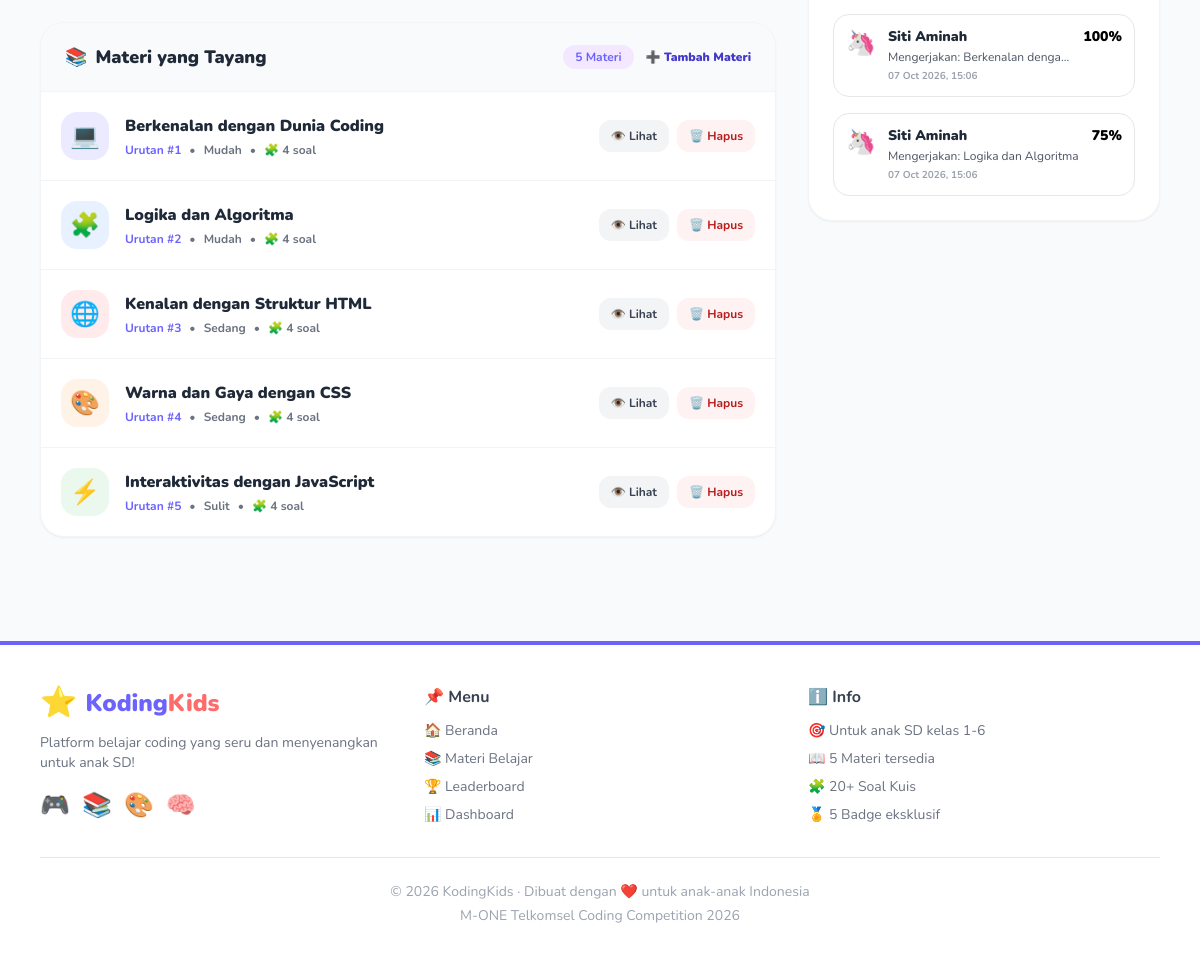
Page /pages/guru.php (signed in, lower part) on the earlier database version.
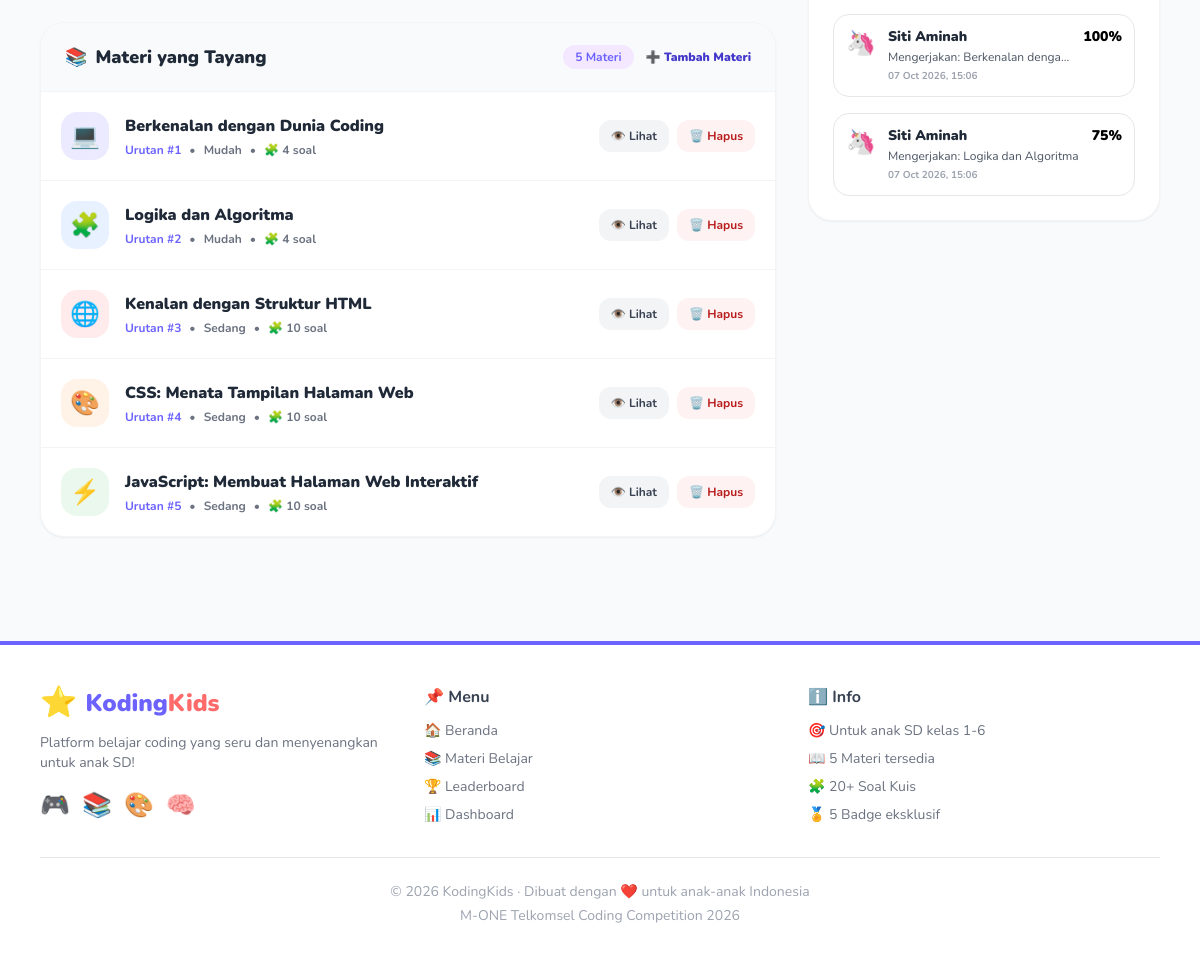
Same page on the later database version.
### tables this page shows
CREATE TABLE IF NOT EXISTS `materi` (
    `id` INT UNSIGNED AUTO_INCREMENT PRIMARY KEY,
    `judul` VARCHAR(150) NOT NULL,
    `deskripsi` VARCHAR(255) NOT NULL,
    `level` ENUM('Mudah', 'Sedang', 'Sulit') NOT NULL DEFAULT 'Mudah',
    `durasi` TINYINT UNSIGNED NOT NULL DEFAULT 10,
    `icon` VARCHAR(20) NOT NULL DEFAULT '💻',
    `warna` VARCHAR(20) NOT NULL DEFAULT '#6C63FF',
    `konten` LONGTEXT NOT NULL,
    `urutan` INT NOT NULL DEFAULT 1,
    `created_at` TIMESTAMP NOT NULL DEFAULT CURRENT_TIMESTAMP
);

CREATE TABLE IF NOT EXISTS `nilai_kuis` (
    `id` INT UNSIGNED AUTO_INCREMENT PRIMARY KEY,
    `user_id` INT UNSIGNED NOT NULL,
    `materi_id` INT UNSIGNED NOT NULL,
    `skor` INT NOT NULL DEFAULT 0,
    `total_soal` INT NOT NULL DEFAULT 0,
    `created_at` TIMESTAMP NOT NULL DEFAULT CURRENT_TIMESTAMP,
    CONSTRAINT `fk_nilai_user` FOREIGN KEY (`user_id`) REFERENCES `users` (`id`) ON DELETE CASCADE,
    CONSTRAINT `fk_nilai_materi` FOREIGN KEY (`materi_id`) REFERENCES `materi` (`id`) ON DELETE CASCADE
);

CREATE TABLE IF NOT EXISTS `users` (
    `id` INT UNSIGNED AUTO_INCREMENT PRIMARY KEY,
    `nama` VARCHAR(100) NOT NULL,
    `username` VARCHAR(50) NOT NULL UNIQUE,
    `email` VARCHAR(100) NOT NULL UNIQUE,
    `password` VARCHAR(255) NOT NULL,
    `avatar` LONGTEXT NOT NULL DEFAULT '🐱',
    `role` ENUM('siswa', 'guru', 'admin') NOT NULL DEFAULT 'siswa',
    `poin` INT NOT NULL DEFAULT 0,
    `created_at` TIMESTAMP NOT NULL DEFAULT CURRENT_TIMESTAMP
);

### config/db.php (called while the page is built, shortened)
<?php
function renderAvatar($avatar, $size = '1em') {
    return $avatar;
}
?>

### pages/guru.php (the view, shortened to what this page needs)
<?php
require_once '../config/db.php';
$role_stmt = $conn->prepare('SELECT role FROM users WHERE id = ? LIMIT 1');
$role_stmt->bind_param('i', $_SESSION['user_id']);
$role_stmt->execute();
$role_result = $role_stmt->get_result();
$current_user = $role_result->fetch_assoc();
$user_role = strtolower((string) $current_user['role']);
$can_manage_materi = in_array($user_role, ['guru', 'admin'], true);
$items_per_page = 5;
$materi_page = max(1, filter_input(INPUT_GET, 'materi_page', FILTER_VALIDATE_INT) ?: 1);
require_once '../includes/header.php';
$aktivitas = $conn->query("
    SELECT n.*, u.nama, u.avatar, m.judul
    FROM nilai_kuis n
    JOIN users u ON n.user_id = u.id
    JOIN materi m ON n.materi_id = m.id
    ORDER BY n.created_at DESC LIMIT 5
");
$total_materi = (int) $conn->query('SELECT COUNT(*) AS c FROM materi')->fetch_assoc()['c'];
$materi_total_pages = max(1, (int) ceil($total_materi / $items_per_page));
$materi_page = min($materi_page, $materi_total_pages);
$materi_offset = ($materi_page - 1) * $items_per_page;
$materi_list = $conn->query("
    SELECT m.id, m.judul, m.level, m.icon, m.warna, m.urutan,
        (SELECT COUNT(*) FROM kuis WHERE materi_id = m.id) AS total_kuis
    FROM materi m
    ORDER BY m.urutan ASC, m.id DESC
    LIMIT $items_per_page OFFSET $materi_offset
");
?>
<div class="max-w-6xl mx-auto px-4 py-10">
    <div class="grid grid-cols-1 lg:grid-cols-3 gap-8">
        <div class="lg:col-span-2">
            <section id="materi-tayang" class="mt-8 bg-white rounded-3xl shadow-sm border border-gray-100 overflow-hidden">
                <div class="px-6 py-5 bg-gray-50 border-b border-gray-100 flex flex-wrap items-center justify-between gap-3">
                    <h2 class="font-black text-gray-800 text-lg flex items-center gap-2"><span aria-hidden="true">📚</span> Materi yang Tayang</h2>
                    <div class="flex items-center gap-3">
                        <span class="text-xs bg-purple-100 text-primary font-bold px-3 py-1 rounded-full"><?= $total_materi ?> Materi</span>
                        <?php if ($can_manage_materi): ?>
                            <a href="kelola_materi.php" class="text-xs font-black text-indigo-700 hover:text-purple-700">➕ Tambah Materi</a>
                        <?php endif; ?>
                    </div>
                </div>
                <div class="divide-y divide-gray-100">
                    <?php if ($materi_list->num_rows === 0): ?>
                    <p class="p-6 text-center text-gray-500 font-semibold">Belum ada materi.</p>
                    <?php else: while ($materi = $materi_list->fetch_assoc()): ?>
                    <div class="p-5 flex flex-col sm:flex-row sm:items-center justify-between gap-4 hover:bg-gray-50 transition-colors">
                        <div class="flex items-center gap-4 min-w-0">
                            <div class="w-12 h-12 rounded-2xl flex items-center justify-center text-2xl flex-shrink-0" style="background: <?= htmlspecialchars($materi['warna'], ENT_QUOTES, 'UTF-8') ?>22">
                                <?= htmlspecialchars($materi['icon'], ENT_QUOTES | ENT_SUBSTITUTE, 'UTF-8') ?>
                            </div>
                            <div class="min-w-0">
                                <h3 class="font-black text-gray-800 text-base"><?= htmlspecialchars($materi['judul'], ENT_QUOTES | ENT_SUBSTITUTE, 'UTF-8') ?></h3>
                                <div class="flex flex-wrap items-center gap-2 text-xs font-bold text-gray-500 mt-1">
                                    <span class="text-primary">Urutan #<?= (int) $materi['urutan'] ?></span>
                                    <span aria-hidden="true">•</span>
                                    <span><?= htmlspecialchars($materi['level'], ENT_QUOTES | ENT_SUBSTITUTE, 'UTF-8') ?></span>
                                    <span aria-hidden="true">•</span>
                                    <span class="text-yellow-700">🧩 <?= (int) $materi['total_kuis'] ?> soal</span>
                                </div>
                            </div>
                        </div>
                        <div class="flex items-center gap-2 flex-shrink-0">
                            <a href="materi_detail.php?id=<?= (int) $materi['id'] ?>" target="_blank" rel="noopener" class="bg-gray-100 hover:bg-gray-200 text-gray-700 font-bold text-xs px-3 py-2 rounded-xl transition-all">👁️ Lihat</a>
                            <?php if ($can_manage_materi): ?>
                                <form method="POST" onsubmit="return confirm('Hapus materi ini beserta seluruh kuis dan progress siswa terkait?')">
                                    <button type="submit" name="hapus_materi" value="1" class="bg-red-50 hover:bg-red-100 text-red-700 font-bold text-xs px-3 py-2 rounded-xl transition-all">🗑️ Hapus</button>
                                </form>
                            <?php endif; ?>
                        </div>
                    </div>
                    <?php endwhile; endif; ?>
                </div>
            </section>
        </div>
        <div>
            <div class="bg-white rounded-3xl shadow-sm border border-gray-100 p-6">
                <div class="space-y-4">
                    <?php if ($aktivitas->num_rows == 0): ?>
                        <p class="text-sm text-gray-400 text-center py-4 font-semibold">Belum ada aktivitas kuis.</p>
                    <?php else: while ($a = $aktivitas->fetch_assoc()):
                        $persen = round(($a['skor']/$a['total_soal'])*100);
                        $bg = $persen >= 80 ? 'bg-green-50 border-green-100' : ($persen >= 50 ? 'bg-yellow-50 border-yellow-100' : 'bg-red-50 border-red-100');
                    ?>
                    <div class="flex gap-3 p-3 rounded-2xl border <?= $bg ?>">
                        <div class="text-2xl flex-shrink-0"><?= renderAvatar($a['avatar'], '2rem') ?></div>
                        <div class="flex-1 min-w-0">
                            <div class="text-sm font-black text-gray-800 truncate"><?= htmlspecialchars($a['nama']) ?></div>
                            <div class="text-xs text-gray-600 truncate mt-0.5">Mengerjakan: <?= htmlspecialchars($a['judul']) ?></div>
                            <div class="text-[10px] text-gray-400 font-bold mt-1"><?= date('d M Y, H:i', strtotime($a['created_at'])) ?></div>
                        </div>
                        <div class="font-black text-sm <?= $persen >= 80 ? 'text-green-600' : ($persen >= 50 ? 'text-yellow-600' : 'text-red-600') ?>">
                            <?= $persen ?>%
                        </div>
                    </div>
                    <?php endwhile; endif; ?>
                </div>
            </div>
        </div>
    </div>
</div>
<?php require_once '../includes/footer.php'; ?>

### includes/header.php (shortened to what this page needs)
<?php
require_once __DIR__ . '/../config/db.php';
$root_prefix = (strpos($_SERVER['PHP_SELF'], '/pages/') !== false) ? '../' : '';
?>
<!DOCTYPE html>
<html lang="id">
<head>
    <script src="https://cdn.tailwindcss.com"></script>
    <link rel="stylesheet" href="https://cdnjs.cloudflare.com/ajax/libs/animate.css/4.1.1/animate.min.css"/>
    <link rel="stylesheet" href="<?= $root_prefix ?>assets/css/style.css?v=<?= filemtime(__DIR__ . '/../assets/css/style.css') ?>">
</head>
<body class="font-nunito bg-gray-50 min-h-screen">

### includes/footer.php (shortened to what this page needs)
<?php
$root_prefix = (strpos($_SERVER['PHP_SELF'], '/pages/') !== false) ? '../' : '';
?>
<footer class="bg-white border-t-4 border-primary mt-16">
    <div class="max-w-6xl mx-auto px-4 py-10">
        <div class="grid grid-cols-1 md:grid-cols-3 gap-8">
            <div>
                <div class="flex items-center gap-2 text-primary font-black text-2xl mb-3">
                    <span class="text-3xl">⭐</span>
                    <span>Koding<span class="text-accent">Kids</span></span>
                </div>
                <p class="text-gray-500 text-sm">Platform belajar coding yang seru dan menyenangkan untuk anak SD!</p>
                <div class="flex gap-3 mt-4 text-2xl">
                    <span title="Fun">🎮</span>
                    <span title="Belajar">📚</span>
                    <span title="Kreatif">🎨</span>
                    <span title="Pintar">🧠</span>
                </div>
            </div>
            <div>
                <h4 class="font-bold text-gray-700 mb-3">📌 Menu</h4>
                <ul class="space-y-2 text-sm text-gray-500">
                    <li><a href="<?= $root_prefix ?>index.php" class="hover:text-primary">🏠 Beranda</a></li>
                    <li><a href="<?= $root_prefix ?>pages/materi.php" class="hover:text-primary">📚 Materi Belajar</a></li>
                    <li><a href="<?= $root_prefix ?>pages/leaderboard.php" class="hover:text-primary">🏆 Leaderboard</a></li>
                    <li><a href="<?= $root_prefix ?>pages/dashboard.php" class="hover:text-primary">📊 Dashboard</a></li>
                </ul>
            </div>
            <div>
                <h4 class="font-bold text-gray-700 mb-3">ℹ️ Info</h4>
                <ul class="space-y-2 text-sm text-gray-500">
                    <li>🎯 Untuk anak SD kelas 1-6</li>
                    <li>📖 5 Materi tersedia</li>
                    <li>🧩 20+ Soal Kuis</li>
                    <li>🏅 5 Badge eksklusif</li>
                </ul>
            </div>
        </div>
        <div class="border-t border-gray-200 mt-8 pt-6 text-center text-sm text-gray-400">
            <p>© 2026 KodingKids · Dibuat dengan ❤️ untuk anak-anak Indonesia</p>
            <p class="mt-1">M-ONE Telkomsel Coding Competition 2026</p>
        </div>
    </div>
</footer>
</body>
</html>

### assets/css/style.css (style rules this page uses)
* { box-sizing: border-box; }
body { font-family: 'Nunito', sans-serif; }

Differences in the rows shown:
changed materi "Kenalan dengan Struktur HTML": total_kuis "4" → "10"
changed materi: judul "Warna dan Gaya dengan CSS" → "CSS: Menata Tampilan Halaman Web"; total_kuis "4" → "10"
changed materi: judul "Interaktivitas dengan JavaScript" → "JavaScript: Membuat Halaman Web Interaktif"; level "Sulit" → "Sedang"; total_kuis "4" → "10"
